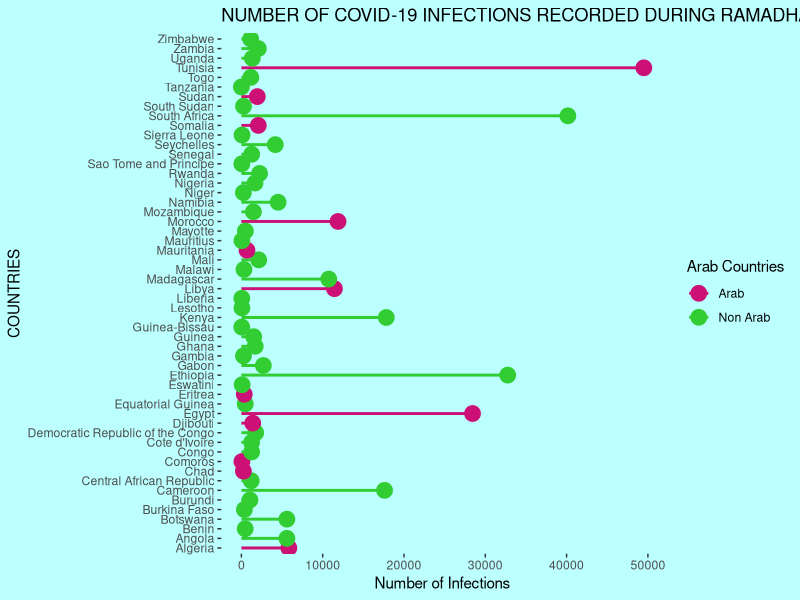

R code for this plot:
library(tidyverse)
library(datasets)
library(ggthemes)
# CLEANING AND PREPROCESSING.
hybrid <- read_csv("hybrid.csv")
arabPays <- c("Egypt", "Libya", "Morocco", "Algeria", "Sudan", "Somalia",
              "Djibouti", "Mauritania", "Comoros", "Eritrea", "Chad", "Tunisia")
dhanApril20 <- hybrid %>%
  filter(mois=="Apr", day>=24, year==2020)
dhanMay20 <- hybrid %>%
  filter(mois=="May", day<23, year==2020)
dhanApr21 <- hybrid %>%
  filter(mois=="Apr", day>=13, year==2021)
dhanMay21 <- hybrid %>%
  filter(mois=="May",day<12, year==2021)
rama20 <- as.data.frame(rbind(dhanApril20, dhanMay20))
rama21 <- as.data.frame(rbind(dhanApr21, dhanMay21))
ramadhan20 <- rama20%>%
  group_by(COUNTRY_NAME)%>%
  summarise(totInfected = sum(infected))%>%
  mutate(arabNchi = case_when(
    COUNTRY_NAME%in%arabPays ~ "Arab",
    !COUNTRY_NAME%in%arabPays ~ "Non Arab"
  ))
ramadhan21 <-  rama21 %>%
  group_by(COUNTRY_NAME)%>%
  summarise(totInfected =sum(infected))%>%
  mutate(arabNchi=case_when(
    COUNTRY_NAME%in%arabPays ~ "Arab",
    !COUNTRY_NAME%in%arabPays ~ "Non Arab"
  ))
 
# VISUALIZATION
ggplot(ramadhan21, aes(COUNTRY_NAME, totInfected, color=arabNchi))+
  geom_segment(aes(COUNTRY_NAME, xend=COUNTRY_NAME, yend= totInfected, y= 0),
               size= 1)+
  geom_point(size = 5)+
  scale_colour_manual(values = c("deeppink3","limegreen"))+
  coord_flip()+
  theme(
    plot.background=element_rect(fill="paleturquoise1", color="paleturquoise1"),
    panel.background = element_rect(fill="paleturquoise1", color="paleturquoise1"),
    panel.grid.major=element_blank(),
    panel.grid.minor=element_blank(),
    legend.background =element_rect(fill="paleturquoise1",color="paleturquoise1"),
    legend.key=element_rect(fill="paleturquoise1")
  )+
  labs(
    title= "NUMBER OF COVID-19 INFECTIONS RECORDED DURING RAMADHAN IN 2021" ,
    y = "Number of Infections",
    x = "COUNTRIES",
    col = "Arab Countries"
  )
?geom_segment
